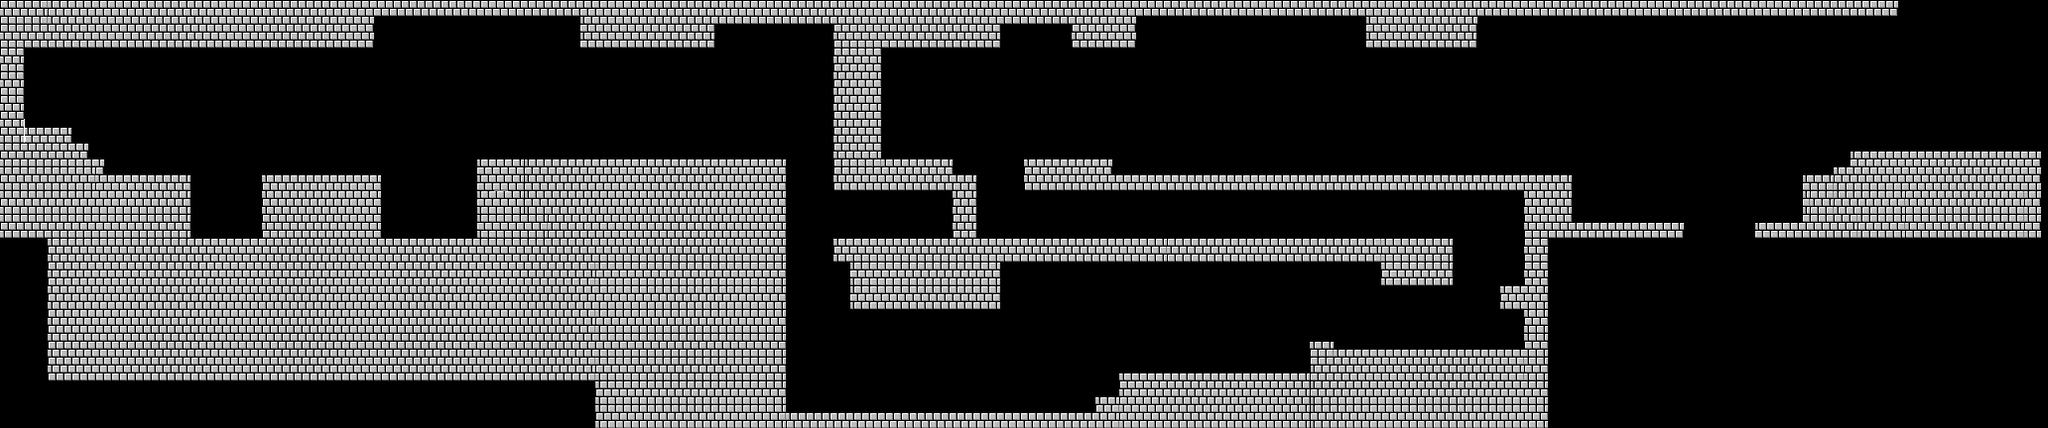

The image is a tile-based game level rendered from a .tmx file. Its description and source (layers, tilesets, objects; grid data summarised) follow:
An orthogonal 86x18 tile map with 24x24 px tiles, 1 tile layer (l2) and 70 objects (40x solid, 19x Spikes, 4x EasyEnemy, 3x Coin, NextLevel, ...).

<map version="1.0" orientation="orthogonal" renderorder="right-down" width="86" height="18" tilewidth="24" tileheight="24" nextobjectid="102">
 <tileset firstgid="1" name="poziom2" tilewidth="24" tileheight="24">
  <image source="res/map/png/poziom2.png" width="2563" height="307" />
 </tileset>
 <layer name="l2" width="86" height="18">
  <data>[1548 cells, 649 non-empty, 250 distinct tile ids]</data>
 </layer>
 <objectgroup name="collision">
  <object id="3" name="solid" x="25.3028" y="1.54536" width="351" height="45" />
  <object id="5" name="solid" x="586.802" y="2.04536" width="130" height="44" />
  <object id="6" name="solid" x="23.8028" y="48.0454" width="4" height="130" />
  <object id="8" name="solid" x="1321.3" y="345.545" width="21" height="38" />
  <object id="11" name="solid" x="1538.3" y="178.545" width="21" height="168" />
  <object id="12" name="solid" x="1512.3" y="288.545" width="24" height="24" />
  <object id="13" name="solid" x="378.303" y="0.545364" width="205" height="15" />
  <object id="14" name="solid" x="265.303" y="177.545" width="119" height="62" />
  <object id="15" name="solid" x="482.302" y="161.545" width="309.756" height="80.9205" />
  <object id="17" name="solid" x="30.3028" y="129.545" width="43" height="24.5" />
  <object id="18" name="solid" x="73.3028" y="146.795" width="17" height="18" />
  <object id="19" name="solid" x="90.0528" y="161.545" width="15.5" height="16.5" />
  <object id="20" name="solid" x="107.803" y="177.795" width="85" height="61" />
  <object id="21" name="solid" x="46.8028" y="242.545" width="744.83" height="15.8352" />
  <object id="22" name="solid" x="768.302" y="258.545" width="22" height="172" />
  <object id="24" name="solid" x="792.635" y="417.213" width="309" height="13" />
  <object id="26" name="solid" x="841.302" y="240.545" width="622" height="21" />
  <object id="27" name="solid" x="857.302" y="265.545" width="150" height="43" />
  <object id="28" name="solid" x="1393.3" y="266.545" width="69" height="21" />
  <object id="29" name="solid" x="1120.3" y="177.545" width="54" height="16" />
  <object id="30" name="solid" x="961.302" y="177.545" width="20.5" height="61" />
  <object id="32" name="solid" x="1176.3" y="177.545" width="358" height="16" />
  <object id="33" name="solid" x="1561.3" y="178.545" width="22" height="46" />
  <object id="35" name="solid" x="1586.3" y="226.545" width="110" height="11" />
  <object id="36" name="solid" x="1816.63" y="175.212" width="239" height="63" />
  <object id="37" name="solid" x="939.302" y="-0.454636" width="439" height="14" />
  <object id="38" name="solid" x="864.302" y="17.5454" width="143.545" height="30.6364" />
  <object id="39" name="solid" x="1378.3" y="18.5454" width="111" height="28" />
  <object id="40" name="solid" x="1489.3" y="0.545364" width="363" height="15" />
  <object id="43" name="solid" x="841.302" y="49.5454" width="45" height="141" />
  <object id="44" name="solid" x="888.302" y="160.545" width="69.3004" height="31.1739" />
  <object id="45" name="solid" x="1031.3" y="160.545" width="91" height="32" />
  <object id="47" name="Spikes" x="198.303" y="224.878" width="12" height="16" />
  <object id="48" name="Spikes" x="222.303" y="224.878" width="12" height="16" />
  <object id="49" name="Spikes" x="246.303" y="224.878" width="12" height="16" />
  <object id="50" name="Spikes" x="390.97" y="225.878" width="12" height="16" />
  <object id="51" name="Spikes" x="414.97" y="225.878" width="12" height="16" />
  <object id="52" name="Spikes" x="438.97" y="225.878" width="12" height="16" />
  <object id="53" name="Spikes" x="462.972" y="225.878" width="12" height="16" />
  <object id="54" name="Spikes" x="530.302" y="145.545" width="12" height="16" />
  <object id="55" name="Spikes" x="753.302" y="144.045" width="12" height="16" />
  <object id="56" name="Spikes" x="843.302" y="223.045" width="12" height="16" />
  <object id="57" name="Spikes" x="795.302" y="401.046" width="12" height="16" />
  <object id="58" name="Spikes" x="1109.8" y="384.045" width="12" height="16" />
  <object id="59" name="Spikes" x="1300.8" y="358.545" width="12" height="16" />
  <object id="60" name="Spikes" x="1031.3" y="143.545" width="12" height="16" />
  <object id="61" name="Spikes" x="926.302" y="143.545" width="12" height="16" />
  <object id="62" name="Spikes" x="1536.8" y="161.545" width="12" height="16" />
  <object id="63" name="solid" x="744.302" y="2.54536" width="119" height="20" />
  <object id="64" name="solid" x="841.302" y="23.5454" width="21" height="24" />
  <object id="65" name="solid" x="1105.3" y="401.546" width="20" height="29" />
  <object id="66" name="solid" x="1128.3" y="376.545" width="190" height="22" />
  <object id="68" name="solid" x="1343.3" y="351.545" width="214" height="23" />
  <object id="73" name="solid" x="1084.3" y="17.5454" width="59" height="30" />
  <object id="74" name="EasyEnemy" x="1027.3" y="367.545" width="41" height="48" />
  <object id="75" name="EasyEnemy" x="664.802" y="110.545" width="41" height="48" />
  <object id="76" name="EasyEnemy" x="1315.8" y="127.545" width="41" height="48" />
  <object id="77" name="EasyEnemy" x="1438.8" y="127.545" width="41" height="48" />
  <object id="79" name="solid" x="1770.3" y="224.545" width="44" height="13" />
  <object id="81" name="NextLevel" x="1915.3" y="2.54536" width="146" height="146" />
  <object id="82" name="Spikes" x="1704.68" y="244.136" width="12" height="16" />
  <object id="83" name="Spikes" x="1728.68" y="244.136" width="12" height="16" />
  <object id="84" name="Spikes" x="1751.68" y="244.136" width="12" height="16" />
  <object id="85" name="player" x="32.6818" y="90.1364" width="35" height="37" />
  <object id="94" name="Coin" x="569.333" y="105.333" width="44" height="40" />
  <object id="95" name="Coin" x="898" y="370.667" width="44" height="40" />
  <object id="97" name="Coin" x="1329" y="15.333" width="44" height="40" />
  <object id="99" name="SlopeRight" x="1818" y="152.667" width="56" height="22" />
  <object id="100" name="FireBall" x="1492.67" y="19.6667" width="133" height="133" />
  <object id="101" name="solid" x="1876" y="152" width="179" height="20" />
 </objectgroup>
</map>